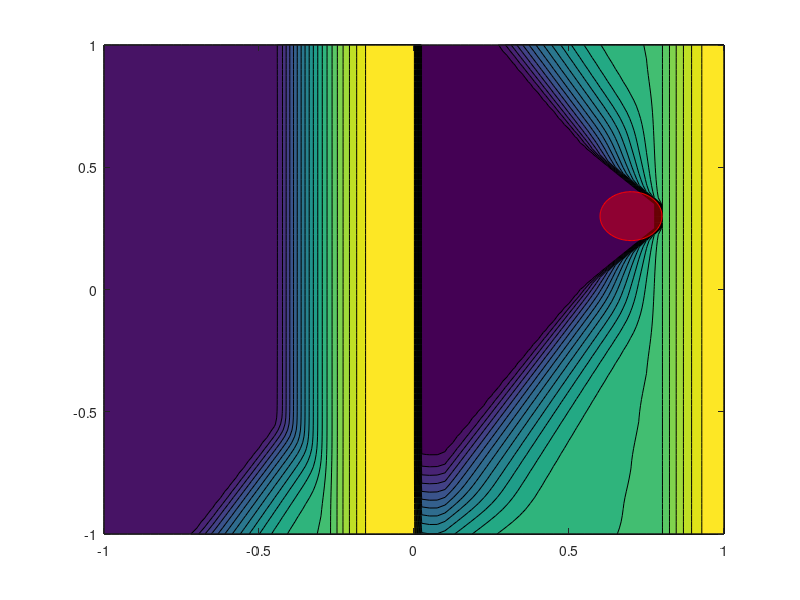

MATLAB code for this plot: (Note: this script raises an error after producing the figure.)
clc
clear 
close all

load("WallProblemData.mat");
V = Vt; 
h = dt;

theta = linspace(0,2*pi,150);
xp = xc + radius*cos(theta);
yp = yc + radius*sin(theta);
f1 = figure;
[~,Cont] = contourf(X,Y,log(V(:,:,1)+1),20); 
hold on
fi = fill(xp,yp,'r', 'FaceAlpha', 0.4, 'EdgeColor', 'r'); 
square = fill([-base base base -base],[-height -height height height],'r', 'FaceAlpha', 1, 'EdgeColor', 'r',LineWidth=3);
axis square
axis xy

[x_click,y_click] = ginput(1);
[~, idx] = min(abs(x- x_click));
[~, idy] = min(abs(x - y_click));
xn = [x(idx) x(idy)];
plot(xn(1),xn(2),'bo',"Color",'r','LineWidth',3)
drawnow
hold on
disp("Punto iniziale = [" + xn(1) + " " + xn(2) + "]")

p = plot(xn(1),xn(2),"k.-",'Color','r',LineWidth=2.5,MarkerSize=15);
title("Optimal Control");
legend("V function","Target","Trajectory")
xlim([-1,1]);
ylim([-1,1]);

it1max = 100;
it1 = 0;
arg = 1e3*ones(Na,1);
s = 0;
n = 1;
while (xn(1) - xc)^2 + (xn(2) - yc)^2 > radius^2 && it1 < it1max && s < Tf
    for m = 1:Na
        xn1 = xn + h*f(xn(1),xn(2),A(m,:));
        if xn1(1) >= 1 || xn1(1) <= -1 || xn1(2) >= 1 || xn1(2) <= -1
            continue;
        else
            [xi,yi] = findcell(xn1,dx);
            Ci = round((xi+1)/dx) +1;
            Cj = round((yi+1)/dx) +1;
            Vc = [V(Ci,Cj,n) V(Ci+1,Cj,n) V(Ci,Cj+1,n) V(Ci+1,Cj+1,n)];
            Vm = interp((xn1(1) - xi)/dx,(xn1(2) - yi)/dx,Vc);
            arg(m) = (Vm + h*l(s,xn(1),xn(2),A(m,:)));
        end   
    end
    s = s+h;
    [~, idx] = min(arg);
    xn = xn + h*f(xn(1), xn(2), A(idx,:));
    arg = 1e3*ones(Na,1);
    p.XData = [p.XData xn(1)];
    p.YData = [p.YData xn(2)];
    title("T= "+ s);
    Cont.ZData = log(V(:,:,n+1));
    square.FaceAlpha = 1*(wank(s) == 1);
    drawnow;
    pause(0.05);
    it1 = it1+1;
    n = n+1;
end

function [xi,yi] = findcell(x,dx)
        k = (x(1)+1)/dx;
        l = (x(2)+1)/dx;
        xi = floor(k)*dx -1;
        yi = floor(l)*dx -1;
end
